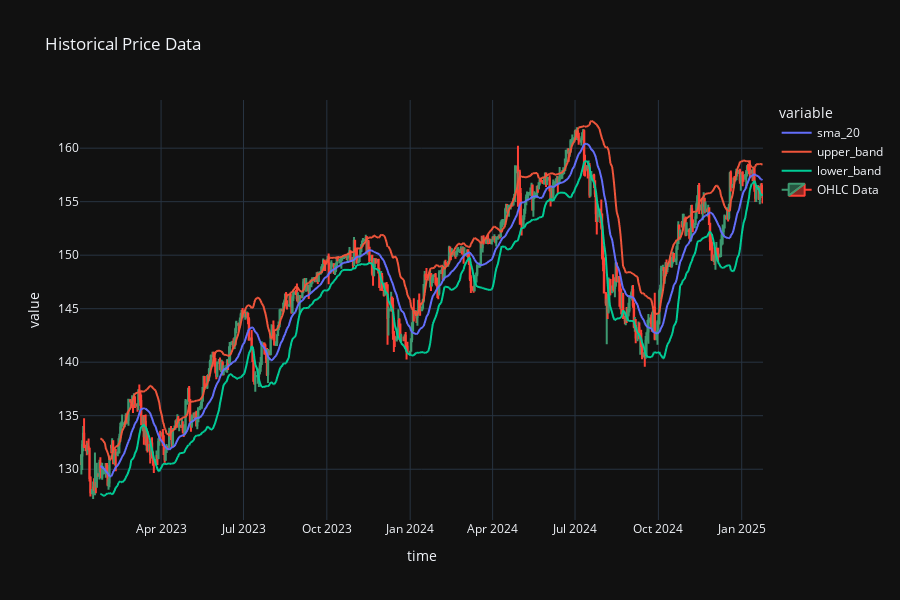

Notebook code cell kept with this figure:
### Code cell
symbol = 'USDJPYm'
start_dt = datetime(2023, 1, 1)
end_dt = datetime.now()

# get historical data
mt5.initialize()
ohlc = get_ohlc_history(symbol, mt5.TIMEFRAME_D1, start_dt, end_dt)

sma_period = 20

ohlc['sma_20'] = ohlc['open'].rolling(sma_period).mean()
ohlc['std'] = ohlc['open'].rolling(sma_period).std()
ohlc['upper_band'] = ohlc['sma_20'] + 1.5 * ohlc['std']
ohlc['lower_band'] = ohlc['sma_20'] - 1.5 * ohlc['std']


display(ohlc)

fig = create_price_fig(ohlc, indicators=['sma_20', 'upper_band', 'lower_band'])
display(fig)

### Figure 1 — Plotly figure (JSON) as saved in the notebook; plotly's stock layout.template omitted (floating-point values rounded to 4 significant figures; data arrays with more than 128 entries replaced by an {"elided": "..."} marker saying what was removed)
{"data": [{"hovertemplate": "variable=sma_20<br>time=%{x}<br>value=%{y}<extra></extra>", "legendgroup": "sma_20", "line": {"color": "#636efa", "dash": "solid"}, "marker": {"symbol": "circle"}, "mode": "lines", "name": "sma_20", "showlegend": true, "type": "scattergl", "x": {"elided": "645 str values"}, "xaxis": "x", "y": {"elided": "645 float values"}, "yaxis": "y"}, {"hovertemplate": "variable=upper_band<br>time=%{x}<br>value=%{y}<extra></extra>", "legendgroup": "upper_band", "line": {"color": "#EF553B", "dash": "solid"}, "marker": {"symbol": "circle"}, "mode": "lines", "name": "upper_band", "showlegend": true, "type": "scattergl", "x": {"elided": "645 str values"}, "xaxis": "x", "y": {"elided": "645 float values"}, "yaxis": "y"}, {"hovertemplate": "variable=lower_band<br>time=%{x}<br>value=%{y}<extra></extra>", "legendgroup": "lower_band", "line": {"color": "#00cc96", "dash": "solid"}, "marker": {"symbol": "circle"}, "mode": "lines", "name": "lower_band", "showlegend": true, "type": "scattergl", "x": {"elided": "645 str values"}, "xaxis": "x", "y": {"elided": "645 float values"}, "yaxis": "y"}, {"close": {"elided": "645 float values"}, "high": {"elided": "645 float values"}, "low": {"elided": "645 float values"}, "name": "OHLC Data", "open": {"elided": "645 float values"}, "type": "candlestick", "x": {"elided": "645 str values"}}], "layout": {"height": 600, "legend": {"title": {"text": "variable"}, "tracegroupgap": 0}, "title": {"text": "Historical Price Data"}, "xaxis": {"anchor": "y", "domain": [0, 1], "rangeslider": {"visible": false}, "title": {"text": "time"}}, "yaxis": {"anchor": "x", "domain": [0, 1], "title": {"text": "value"}}}}
